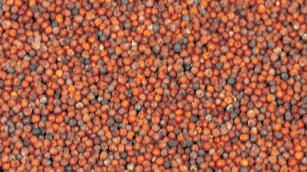
#> input picture nutrion/src/diabetes/notebooks/food_compostion/assets/pics/A010.jpeg, 307 x 172 px, found by its file name; its folder holds 4 pictures in this run
$ python resize_image.py
#> lines starting #> are read from the running program, lines starting #| are printed output that depends on the picture
from PIL import Image
import os

# Set the input and output directories
input_dir = "/Users/pranavjha/Library/CloudStorage/GoogleDrive-pranajh7@gmail.com/My Drive/Projects/Swastik/swastik_web/apps/static/assets/img/nutrition/pics/"
output_dir = "/Users/pranavjha/Library/CloudStorage/GoogleDrive-pranajh7@gmail.com/My Drive/Projects/Swastik/swastik_web/apps/static/assets/img/nutrition/"

# Set the desired output size
output_size = (100, 60)

# Loop through all the files in the input directory
for filename in os.listdir(input_dir):
    # Check if the file is an image
    if (
        filename.endswith(".jpg")
        or filename.endswith(".jpeg")
        or filename.endswith(".png")
    ):
        # Open the image file
        image = Image.open(os.path.join(input_dir, filename))
#> image is the input picture: PIL image 307x172 RGB; mean R, G, B 168.4, 96.2, 73.7

        # Resize the image to the desired size
        resized_image = image.resize(output_size)
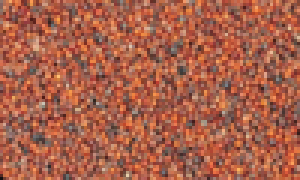
#> resized_image: PIL image 100x60 RGB (shown 3 times larger); mean R, G, B 168.4, 96.2, 73.7

        # Save the resized image to the output directory
        resized_image.save(os.path.join(output_dir, filename))
#> pass 2 of the loop `for filename in os.listdir(input_dir):`:
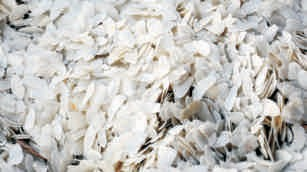
#> input picture nutrion/src/diabetes/notebooks/food_compostion/assets/pics/A011.jpeg, 307 x 172 px, found by its file name
#> image is the input picture: PIL image 307x172 RGB; mean R, G, B 196.1, 194.6, 190.7
#> `resized_image = image.resize(output_size)`:
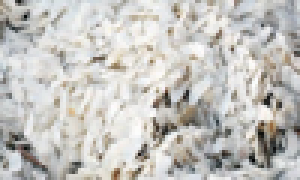
#> resized_image: PIL image 100x60 RGB (shown 3 times larger); mean R, G, B 196.1, 194.6, 190.7
#> pass 3 of the loop `for filename in os.listdir(input_dir):`:
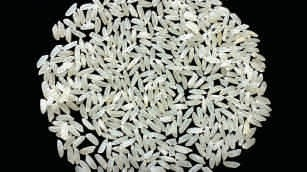
#> input picture nutrion/src/diabetes/notebooks/food_compostion/assets/pics/A015.jpeg, 307 x 172 px, found by its file name
#> image is the input picture: PIL image 307x172 RGB; mean R, G, B 108, 110.1, 103.4
#> `resized_image = image.resize(output_size)`:
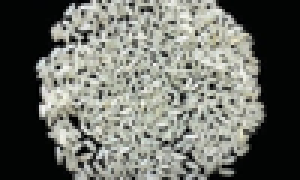
#> resized_image: PIL image 100x60 RGB (shown 3 times larger); mean R, G, B 108.1, 110.2, 103.4
#> the loop made 4 passes; the first 3 are shown
